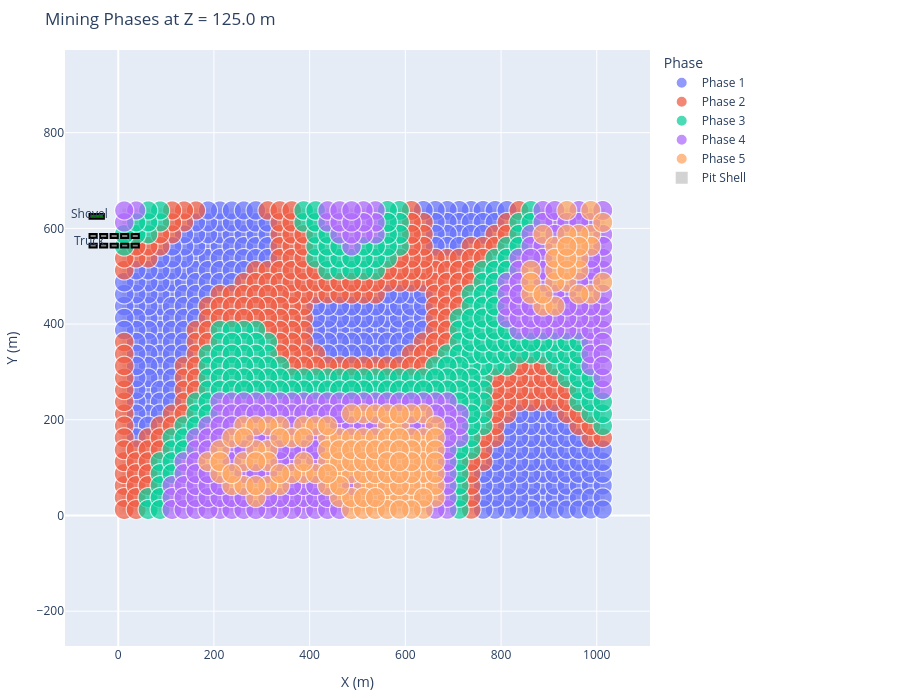

Notebook code cell kept with this figure:
### Markdown cell above
## 📊 Step 3: Visualise the Mining Phases

### ⛏️ Plan View with Phase Colours (Interactive)
- Select Z-slice using a dropdown
- View horizontal mining slices coloured by phase
- Future feature: add pit shell polygons and toggle individual phases on/off

### Code cell
import plotly.express as px
import plotly.graph_objects as go

# Define dropdown Z levels from scheduled_blocks
z_min, z_max = scheduled_blocks["z"].min(), scheduled_blocks["z"].max()
z_levels = np.arange(z_min, z_max + z_interval, z_interval)

# Extract unique phases for filtering
unique_phases = sorted(scheduled_blocks["phase"].dropna().unique().tolist())

# --- Widgets ---
z_dropdown = widgets.Dropdown(
	options=[(f"{int(z)} m", z) for z in z_levels],
	value=z_levels[len(z_levels) // 2],
	description="Z Level:",
	layout=widgets.Layout(width='300px')
)

phase_multiselect = widgets.SelectMultiple(
	options=unique_phases,
	value=tuple(unique_phases),
	description="Phases:",
	layout=widgets.Layout(width='300px')
)

metric_dropdown = widgets.Dropdown(
	options=["tonnes", "value", "volume"],
	value="tonnes",
	description="Display Metric:",
	layout=widgets.Layout(width='300px')
)

equip_mode_toggle = widgets.ToggleButtons(
	options=["Bench", "Period"],
	value="Bench",
	description="Equipment View:",
	layout=widgets.Layout(width='300px')
)

# --- Main Plot Function ---
def plot_interactive(z_value, selected_phases, metric, equip_mode):
	clear_output(wait=True)
	display(widgets.HBox([z_dropdown, phase_multiselect, metric_dropdown, equip_mode_toggle]))

	slice_df = scheduled_blocks[np.isclose(scheduled_blocks["z"], z_value)]
	if selected_phases:
		slice_df = slice_df[slice_df["phase"].isin(selected_phases)]

	if slice_df.empty:
		print(f"No data at Z={z_value}")
		return

	# --- Size scaling by metric ---
	if metric == "tonnes":
		size_vals = slice_df["tonnes"]
	elif metric == "value":
		size_vals = slice_df["value_per_tonne"]
	elif metric == "volume":
		size_vals = slice_df["volume_m3"]

	# --- Main Scatter ---
	fig = px.scatter(
		slice_df,
		x="x", y="y",
		color="phase",
		size=size_vals,
		size_max=20,
		title=f"Mining Phases at Z = {z_value:.1f} m",
		hover_data={
			"x": False,
			"y": False,
			"phase": True,
			"tonnes": ":,.0f",
			"value_per_tonne": ":,.0f",
			"volume_m3": ":,.0f",
			"period": True
		},
		labels={
			"value_per_tonne": "Value $/t",
			"tonnes": "Tonnes",
			"volume_m3": "Volume (m³)",
			"phase": "Phase",
			"period": "Period"
		}
	)

	# --- Equipment Visuals Overlay ---
	equipment_shapes = []
	label_positions = []

	if equip_mode == "Bench":
		base_x = default_xrange[0] + 40
		base_y = default_yrange[1] - 80  # move visuals down slightly

		for eq in equipment_fleet:
			if eq["type"] == "Shovel":
				equipment_shapes.append(dict(
					type="rect",
					x0=base_x,
					x1=base_x + 30,
					y0=base_y,
					y1=base_y + 10,
					line=dict(color="black"),
					fillcolor="green"
				))
				label_positions.append((base_x, base_y + 12, "Shovel"))

			elif eq["type"] == "Truck":
				for i in range(eq["count"]):
					truck_x = base_x + (i % 5) * 22
					truck_y = base_y - 40 - (i // 5) * 20
					equipment_shapes.append(dict(
						type="rect",
						x0=truck_x,
						x1=truck_x + 15,
						y0=truck_y,
						y1=truck_y + 8,
						line=dict(color="black"),
						fillcolor="gray"
					))
					if i == 0:
						label_positions.append((truck_x, truck_y - 5, "Truck"))

	elif equip_mode == "Period":
		active_period = scheduled_blocks[scheduled_blocks["z"] == z_value]["period"].mode()[0]
		active_blocks = scheduled_blocks[scheduled_blocks["period"] == active_period]
		if not active_blocks.empty:
			for eq in equipment_fleet:
				if eq["type"] == "Shovel":
					equipment_shapes.append(dict(
						type="rect",
						x0=active_blocks["x"].mean() - 10,
						x1=active_blocks["x"].mean() + 10,
						y0=active_blocks["y"].max() - 10,
						y1=active_blocks["y"].max(),
						line=dict(color="black"),
						fillcolor="green"
					))
					label_positions.append((active_blocks["x"].mean() - 10, active_blocks["y"].max() - 15, "Shovel"))

	fig.update_layout(
		xaxis_title="X (m)",
		yaxis_title="Y (m)",
		xaxis=dict(range=default_xrange),
		yaxis=dict(range=default_yrange, scaleanchor="x", scaleratio=1),
		height=700,
		legend_title="Phase",
		margin=dict(l=50, r=250, t=50, b=50)
	)

	# Add optional shell outline
	shell_blocks = all_blocks[(all_blocks["within_shell"]) & (np.isclose(all_blocks["z"], z_value))]

	if not shell_blocks.empty:
		fig.add_trace(go.Scatter(
			x=shell_blocks["x"],
			y=shell_blocks["y"],
			mode="markers",
			marker=dict(color="lightgray", size=4, symbol="square"),
			name="Pit Shell",
			hoverinfo="skip",
			showlegend=True
		))

		
	# --- Add Equipment Shapes ---
	fig.update_layout(shapes=equipment_shapes)
	for x, y, label in label_positions:
		fig.add_annotation(x=x, y=y, text=label, showarrow=False)

	fig.show()

# --- Observers ---
def on_filter_change(change):
	plot_interactive(
		z_dropdown.value,
		list(phase_multiselect.value),
		metric_dropdown.value,
		equip_mode_toggle.value
	)

z_dropdown.observe(on_filter_change, names="value")
phase_multiselect.observe(on_filter_change, names="value")
metric_dropdown.observe(on_filter_change, names="value")
equip_mode_toggle.observe(on_filter_change, names="value")

# --- Initial Display ---
plot_interactive(
	z_dropdown.value,
	list(phase_multiselect.value),
	metric_dropdown.value,
	equip_mode_toggle.value
)

### Figure 1 — Plotly figure (JSON) as saved in the notebook; plotly's stock layout.template omitted (floating-point values rounded to 4 significant figures; data arrays with more than 128 entries replaced by an {"elided": "..."} marker saying what was removed)
{"data": [{"customdata": {"elided": "272x5 mixed values"}, "hovertemplate": "Phase=%{customdata[0]}<br>Tonnes=%{customdata[1]:,.0f}<br>Value $/t=%{customdata[2]:,.0f}<br>Volume (m³)=%{customdata[3]:,.0f}<br>Period=%{customdata[4]}<extra></extra>", "legendgroup": "Phase 1", "marker": {"color": "#636efa", "size": {"elided": "272 float values"}, "sizemode": "area", "sizeref": 43.83, "symbol": "circle"}, "mode": "markers", "name": "Phase 1", "showlegend": true, "type": "scattergl", "x": {"elided": "272 float values"}, "xaxis": "x", "y": {"elided": "272 float values"}, "yaxis": "y"}, {"customdata": {"elided": "240x5 mixed values"}, "hovertemplate": "Phase=%{customdata[0]}<br>Tonnes=%{customdata[1]:,.0f}<br>Value $/t=%{customdata[2]:,.0f}<br>Volume (m³)=%{customdata[3]:,.0f}<br>Period=%{customdata[4]}<extra></extra>", "legendgroup": "Phase 2", "marker": {"color": "#EF553B", "size": {"elided": "240 float values"}, "sizemode": "area", "sizeref": 43.83, "symbol": "circle"}, "mode": "markers", "name": "Phase 2", "showlegend": true, "type": "scattergl", "x": {"elided": "240 float values"}, "xaxis": "x", "y": {"elided": "240 float values"}, "yaxis": "y"}, {"customdata": {"elided": "216x5 mixed values"}, "hovertemplate": "Phase=%{customdata[0]}<br>Tonnes=%{customdata[1]:,.0f}<br>Value $/t=%{customdata[2]:,.0f}<br>Volume (m³)=%{customdata[3]:,.0f}<br>Period=%{customdata[4]}<extra></extra>", "legendgroup": "Phase 3", "marker": {"color": "#00cc96", "size": {"elided": "216 float values"}, "sizemode": "area", "sizeref": 43.83, "symbol": "circle"}, "mode": "markers", "name": "Phase 3", "showlegend": true, "type": "scattergl", "x": {"elided": "216 float values"}, "xaxis": "x", "y": {"elided": "216 float values"}, "yaxis": "y"}, {"customdata": {"elided": "202x5 mixed values"}, "hovertemplate": "Phase=%{customdata[0]}<br>Tonnes=%{customdata[1]:,.0f}<br>Value $/t=%{customdata[2]:,.0f}<br>Volume (m³)=%{customdata[3]:,.0f}<br>Period=%{customdata[4]}<extra></extra>", "legendgroup": "Phase 4", "marker": {"color": "#ab63fa", "size": {"elided": "202 float values"}, "sizemode": "area", "sizeref": 43.83, "symbol": "circle"}, "mode": "markers", "name": "Phase 4", "showlegend": true, "type": "scattergl", "x": {"elided": "202 float values"}, "xaxis": "x", "y": {"elided": "202 float values"}, "yaxis": "y"}, {"customdata": {"elided": "136x5 mixed values"}, "hovertemplate": "Phase=%{customdata[0]}<br>Tonnes=%{customdata[1]:,.0f}<br>Value $/t=%{customdata[2]:,.0f}<br>Volume (m³)=%{customdata[3]:,.0f}<br>Period=%{customdata[4]}<extra></extra>", "legendgroup": "Phase 5", "marker": {"color": "#FFA15A", "size": {"elided": "136 float values"}, "sizemode": "area", "sizeref": 43.83, "symbol": "circle"}, "mode": "markers", "name": "Phase 5", "showlegend": true, "type": "scattergl", "x": {"elided": "136 float values"}, "xaxis": "x", "y": {"elided": "136 float values"}, "yaxis": "y"}, {"hoverinfo": "skip", "marker": {"color": "lightgray", "size": 4, "symbol": "square"}, "mode": "markers", "name": "Pit Shell", "showlegend": true, "type": "scatter", "x": {"elided": "1066 float values"}, "y": {"elided": "1066 float values"}}], "layout": {"annotations": [{"showarrow": false, "text": "Truck", "x": -60, "y": 575}, {"showarrow": false, "text": "Shovel", "x": -60, "y": 632}], "height": 700, "legend": {"itemsizing": "constant", "title": {"text": "Phase"}, "tracegroupgap": 0}, "margin": {"b": 50, "l": 50, "r": 250, "t": 50}, "shapes": [{"fillcolor": "gray", "line": {"color": "black"}, "type": "rect", "x0": -60, "x1": -45, "y0": 580, "y1": 588}, {"fillcolor": "gray", "line": {"color": "black"}, "type": "rect", "x0": -38, "x1": -23, "y0": 580, "y1": 588}, {"fillcolor": "gray", "line": {"color": "black"}, "type": "rect", "x0": -16, "x1": -1, "y0": 580, "y1": 588}, {"fillcolor": "gray", "line": {"color": "black"}, "type": "rect", "x0": 6, "x1": 21, "y0": 580, "y1": 588}, {"fillcolor": "gray", "line": {"color": "black"}, "type": "rect", "x0": 28, "x1": 43, "y0": 580, "y1": 588}, {"fillcolor": "gray", "line": {"color": "black"}, "type": "rect", "x0": -60, "x1": -45, "y0": 560, "y1": 568}, {"fillcolor": "gray", "line": {"color": "black"}, "type": "rect", "x0": -38, "x1": -23, "y0": 560, "y1": 568}, {"fillcolor": "gray", "line": {"color": "black"}, "type": "rect", "x0": -16, "x1": -1, "y0": 560, "y1": 568}, {"fillcolor": "gray", "line": {"color": "black"}, "type": "rect", "x0": 6, "x1": 21, "y0": 560, "y1": 568}, {"fillcolor": "gray", "line": {"color": "black"}, "type": "rect", "x0": 28, "x1": 43, "y0": 560, "y1": 568}, {"fillcolor": "green", "line": {"color": "black"}, "type": "rect", "x0": -60, "x1": -30, "y0": 620, "y1": 630}], "title": {"text": "Mining Phases at Z = 125.0 m"}, "xaxis": {"anchor": "y", "domain": [0, 1], "range": [-100, 1100], "title": {"text": "X (m)"}}, "yaxis": {"anchor": "x", "domain": [0, 1], "range": [0, 700], "scaleanchor": "x", "scaleratio": 1, "title": {"text": "Y (m)"}}}}
